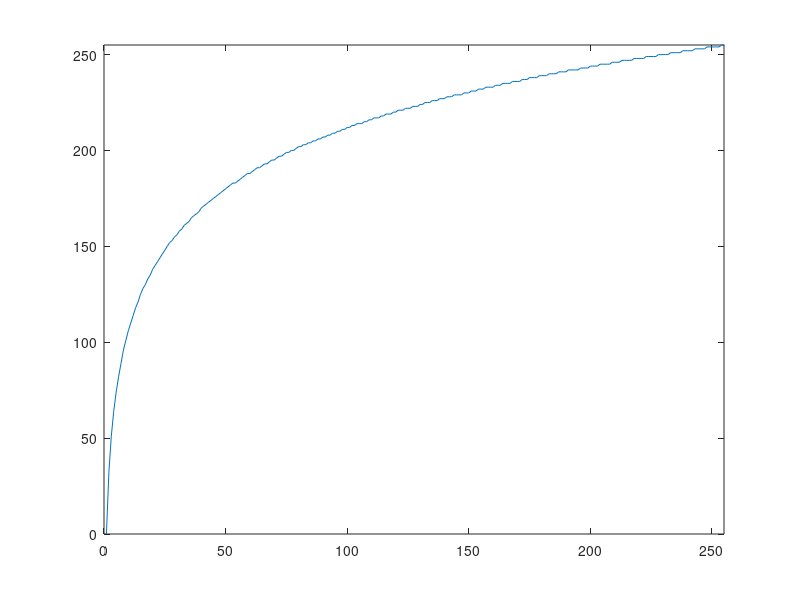

Source code (MATLAB): (Note: this script raises an error after producing the figure.)
% Logarithmic function

x = 0:255; c = 255 / log(256);
log_function = uint8(c * log(x + 1));
plot(log_function); xlim([0 255]); ylim([0 255]); 

img_1 = imread('moon.tif');
img_2 = intlut(img_1, log_function);
figure, montage({img_1, img_2})